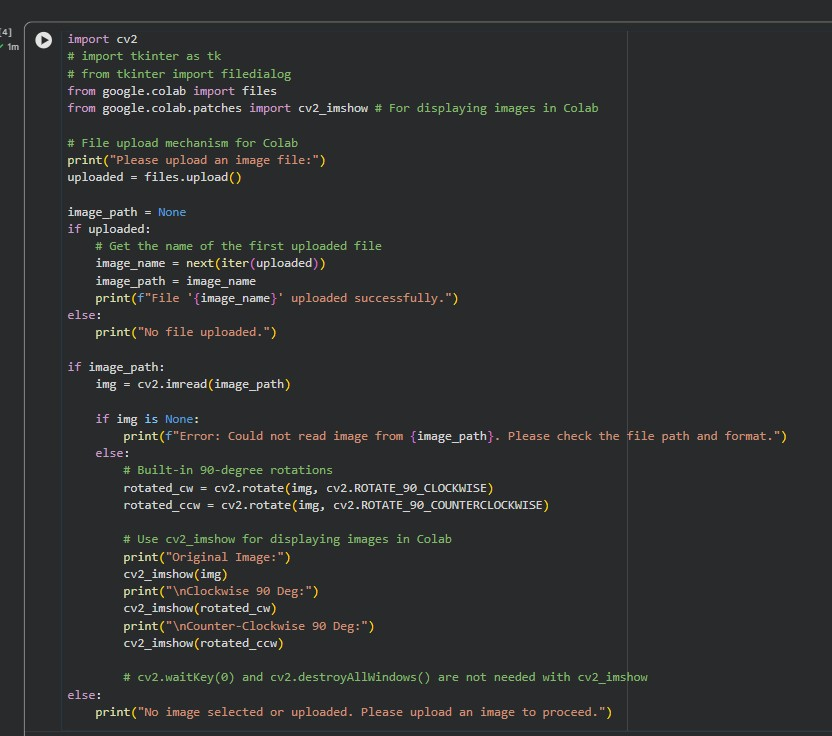
#> input picture Lab Experiments/Exp 9/exp 9 code.jpg, 832 x 736 px, found by its file name
$ python 'Exp code.py'
#> lines starting #> are read from the running program, lines starting #| are printed output that depends on the picture
import cv2
import numpy as np
from google.colab import files
from google.colab.patches import cv2_imshow

# File upload
uploaded = files.upload()
#> the answer given: exp 9 code.jpg

image_path = None
if uploaded:
    # Assuming only one file is uploaded for simplicity
    image_name = list(uploaded.keys())[0]
    image_path = image_name
    print(f"Uploaded file: {image_name}")

if image_path:
    img = cv2.imread(image_path)
#> img is the input picture: shape (736, 832, 3); mean B, G, R 47.7, 47, 45.9

    if img is None:
        print(f"Error: Could not load image from {image_path}. Please check the file path and ensure it's a valid image.")
    else:
        # 4 corner points in input image -> 4 corner points in destination image
        pts1 = np.float32([[56, 65], [368, 52], [28, 387], [389, 390]])
        pts2 = np.float32([[0, 0], [300, 0], [0, 300], [300, 300]])

        # 3x3 Perspective transformation matrix
        M = cv2.getPerspectiveTransform(pts1, pts2)
        perspective_img = cv2.warpPerspective(img, M, (300, 300))
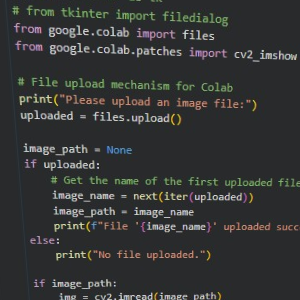
#> perspective_img: shape (300, 300, 3); mean B, G, R 52.7, 52.8, 51.5

        cv2_imshow(img)
        cv2_imshow(perspective_img)

        # No need for waitKey and destroyAllWindows in Colab when using cv2_imshow
else:
    print("No image selected or uploaded.")
